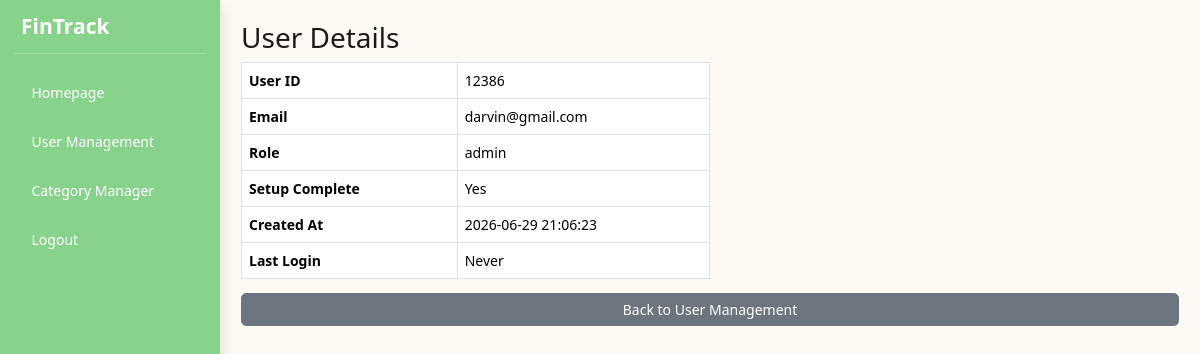
The page /view-user.php?user_id=12386 (signed in) on the database its author committed.
### tables this page shows
CREATE TABLE `user` (
  `user_id` int(11) NOT NULL,
  `email` varchar(50) NOT NULL,
  `password` varchar(255) NOT NULL,
  `role` enum('admin','user') DEFAULT 'user',
  `verification_token` varchar(255) DEFAULT NULL,
  `is_verified` tinyint(1) DEFAULT 0,
  `setup_complete` int(11) NOT NULL DEFAULT 1,
  `created_at` datetime DEFAULT current_timestamp(),
  `last_login` datetime DEFAULT NULL
);

### view-user.php (the view, shortened to what this page needs)
<?php
include('db_connect.php');
$user_id = intval($_GET['user_id']);
$result = mysqli_query($conn, "SELECT user_id, email, role, setup_complete, created_at, last_login FROM user WHERE user_id = $user_id LIMIT 1");
$user = mysqli_fetch_assoc($result);
?>
<!DOCTYPE html>
<html lang="en">
<head>
    <link href="https://cdn.jsdelivr.net/npm/bootstrap@5.3.3/dist/css/bootstrap.min.css" rel="stylesheet">
    <link rel="stylesheet" href="assets/css/style.css">
</head>
<body>
<div id="wrapper" class="d-flex vh-100 w-100" style="overflow: hidden;">
    <?php include 'sidebar.php'; ?>
    <div id="page-content-wrapper" class="flex-grow-1 d-flex flex-column p-4" style="overflow: hidden;">
        <h2>User Details</h2>
        <table class="table table-bordered w-50">
            <tr><th>User ID</th><td><?php echo htmlspecialchars($user['user_id']); ?></td></tr>
            <tr><th>Email</th><td><?php echo htmlspecialchars($user['email']); ?></td></tr>
            <tr><th>Role</th><td><?php echo htmlspecialchars($user['role']); ?></td></tr>
            <tr><th>Setup Complete</th><td><?php echo $user['setup_complete'] ? 'Yes' : 'No'; ?></td></tr>
            <tr><th>Created At</th><td><?php echo htmlspecialchars($user['created_at']); ?></td></tr>
            <tr><th>Last Login</th><td><?php echo $user['last_login'] ? htmlspecialchars($user['last_login']) : 'Never'; ?></td></tr>
        </table>
        <a href="user-management.php" class="btn btn-secondary">Back to User Management</a>
    </div>
</div>
</body>
</html>

### assets/css/style.css (style rules this page uses)
:root { --background-cream: #FDFAF5; --text-main: #1A1A1A; --border: #E0D7C6; --safe: #88D38C; --warning: #FFA81C; --danger: #CC1808; }
body { background-color: var(--background-cream) !important; color: var(--text-main); height: 100vh; overflow: hidden; }
#page-content-wrapper { padding: 1.5rem !important; width: calc(100% - 250px); height: 100vh; overflow: hidden; }
body, html { font-size: 14px; height: 100%; overflow: hidden; }

### rows shown on the page
user: user_id "12386", email "darvin@gmail.com", role "admin", created_at "2026-06-29 21:06:23"
